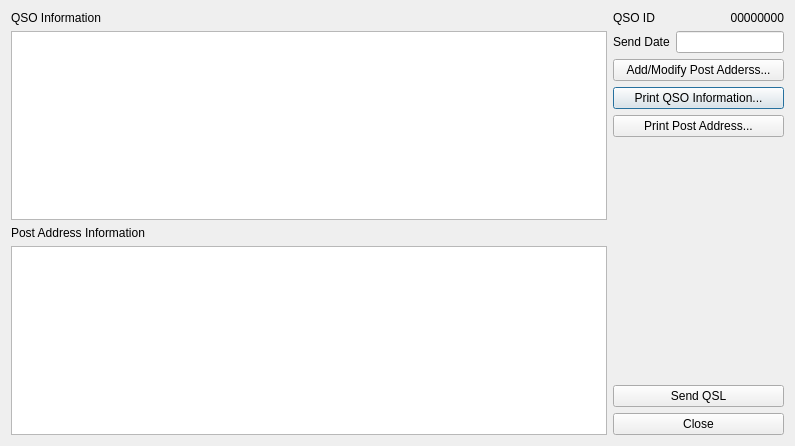
<?xml version="1.0" encoding="UTF-8"?>
<ui version="4.0">
 <class>QSLSendDialog</class>
 <widget class="QDialog" name="QSLSendDialog">
  <property name="geometry">
   <rect>
    <x>0</x>
    <y>0</y>
    <width>795</width>
    <height>446</height>
   </rect>
  </property>
  <property name="windowTitle">
   <string>QSL Send and Scan</string>
  </property>
  <layout class="QGridLayout" name="gridLayout_2">
   <item row="3" column="1" colspan="2">
    <widget class="QPushButton" name="pushButton_2">
     <property name="text">
      <string>Print QSO Information...</string>
     </property>
    </widget>
   </item>
   <item row="4" column="1" colspan="2">
    <widget class="QPushButton" name="pushButton_3">
     <property name="text">
      <string>Print Post Address...</string>
     </property>
    </widget>
   </item>
   <item row="0" column="1">
    <widget class="QLabel" name="label_3">
     <property name="sizePolicy">
      <sizepolicy hsizetype="Preferred" vsizetype="Minimum">
       <horstretch>0</horstretch>
       <verstretch>0</verstretch>
      </sizepolicy>
     </property>
     <property name="text">
      <string>QSO ID</string>
     </property>
    </widget>
   </item>
   <item row="5" column="1" colspan="2">
    <spacer name="verticalSpacer">
     <property name="orientation">
      <enum>Qt::Vertical</enum>
     </property>
     <property name="sizeHint" stdset="0">
      <size>
       <width>20</width>
       <height>40</height>
      </size>
     </property>
    </spacer>
   </item>
   <item row="1" column="1">
    <widget class="QLabel" name="label_5">
     <property name="sizePolicy">
      <sizepolicy hsizetype="Preferred" vsizetype="Fixed">
       <horstretch>0</horstretch>
       <verstretch>0</verstretch>
      </sizepolicy>
     </property>
     <property name="text">
      <string>Send Date</string>
     </property>
    </widget>
   </item>
   <item row="1" column="2">
    <widget class="QLineEdit" name="dateLineEdit">
     <property name="sizePolicy">
      <sizepolicy hsizetype="Minimum" vsizetype="Fixed">
       <horstretch>0</horstretch>
       <verstretch>0</verstretch>
      </sizepolicy>
     </property>
     <property name="maxLength">
      <number>8</number>
     </property>
     <property name="alignment">
      <set>Qt::AlignRight|Qt::AlignTrailing|Qt::AlignVCenter</set>
     </property>
    </widget>
   </item>
   <item row="0" column="2">
    <widget class="QLabel" name="qsoIDLabel">
     <property name="sizePolicy">
      <sizepolicy hsizetype="Preferred" vsizetype="Minimum">
       <horstretch>0</horstretch>
       <verstretch>0</verstretch>
      </sizepolicy>
     </property>
     <property name="text">
      <string>00000000</string>
     </property>
     <property name="alignment">
      <set>Qt::AlignRight|Qt::AlignTrailing|Qt::AlignVCenter</set>
     </property>
    </widget>
   </item>
   <item row="2" column="1" colspan="2">
    <widget class="QPushButton" name="pushButton">
     <property name="text">
      <string>Add/Modify Post Adderss...</string>
     </property>
    </widget>
   </item>
   <item row="6" column="1" colspan="2">
    <widget class="QPushButton" name="pushButton_4">
     <property name="text">
      <string>Send QSL</string>
     </property>
    </widget>
   </item>
   <item row="7" column="1" colspan="2">
    <widget class="QPushButton" name="pushButton_5">
     <property name="text">
      <string>Close</string>
     </property>
    </widget>
   </item>
   <item row="0" column="0" rowspan="8">
    <layout class="QGridLayout" name="gridLayout">
     <item row="1" column="0">
      <widget class="QTextEdit" name="textEdit"/>
     </item>
     <item row="0" column="0">
      <widget class="QLabel" name="label">
       <property name="sizePolicy">
        <sizepolicy hsizetype="Preferred" vsizetype="Fixed">
         <horstretch>0</horstretch>
         <verstretch>0</verstretch>
        </sizepolicy>
       </property>
       <property name="text">
        <string>QSO Information</string>
       </property>
      </widget>
     </item>
     <item row="2" column="0">
      <widget class="QLabel" name="label_2">
       <property name="text">
        <string>Post Address Information</string>
       </property>
      </widget>
     </item>
     <item row="3" column="0">
      <widget class="QTextEdit" name="textEdit_2"/>
     </item>
    </layout>
   </item>
  </layout>
 </widget>
 <resources/>
 <connections/>
</ui>
